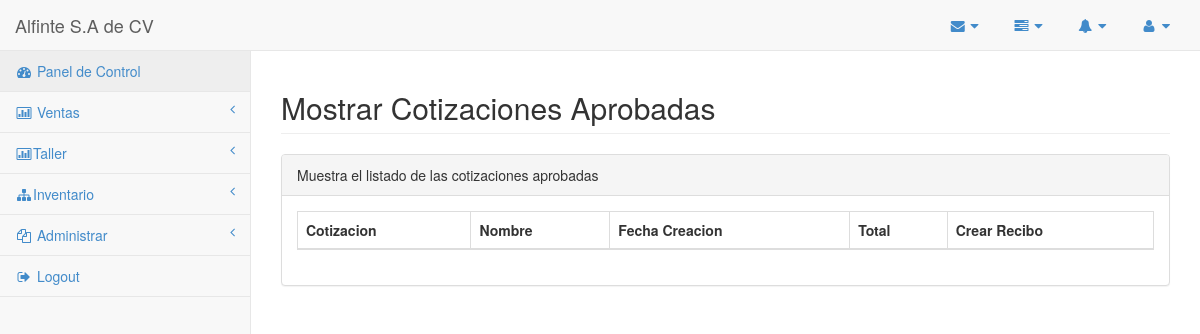
Page /ver_cotizaciones.php on the earlier database version.
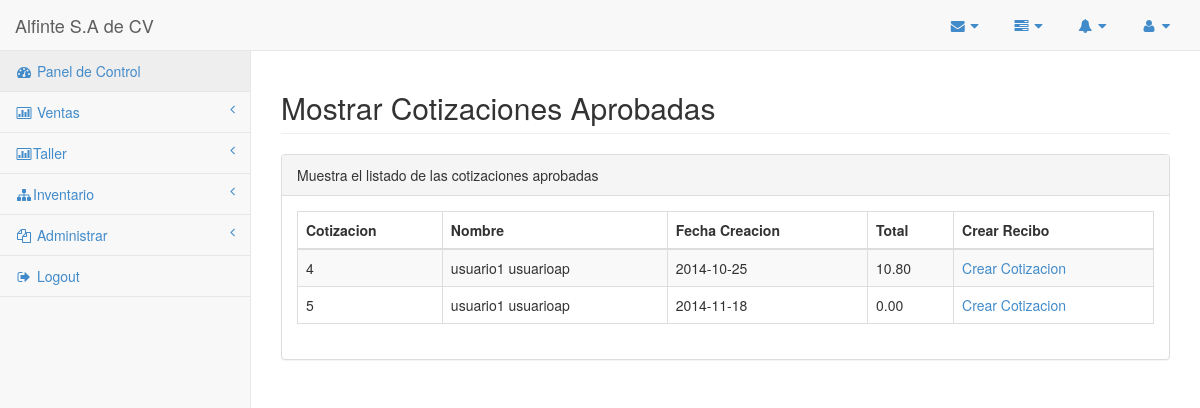
Same page on the later database version.
### tables this page shows
CREATE TABLE IF NOT EXISTS `cotizacion` (
  `id_cotizacion` int(11) NOT NULL,
  `resumen` text NOT NULL,
  `fecha_creacion` date NOT NULL,
  `monto_descuento` decimal(10,2) NOT NULL,
  `total` decimal(10,2) NOT NULL,
  `sub_total` decimal(10,2) NOT NULL,
  `porcentaje_anticipo` int(11) NOT NULL,
  `dia_validez` int(11) NOT NULL,
  `porcentaje_descuento` int(11) NOT NULL,
  `id_tiempo_entrega` int(11) NOT NULL,
  `id_cotizacion_estado` int(11) NOT NULL,
  `id_cita` int(11) NOT NULL,
  PRIMARY KEY (`id_cotizacion`)
);

### clases/cita.class.php (called while the page is built, shortened)
<?php
    class cita{
			public function ver_cotizaciones_aprobadas(){
        $query="Select cotizacion.id_cotizacion,
				cotizacion.fecha_creacion,
				concat(cita.nombre,' ',cita.apellido) as nombre,
				cotizacion.total
				from cotizacion,cita
				where cotizacion.id_cita=cita.id_cita
				and cita.id_estado=4";
        $rs=mysql_query($query);
        $array=array();
        while($fila=mysql_fetch_assoc($rs)){
          $array[]=$fila;
        }
             return $array;
        }
}
?>

### ver_cotizaciones.php (the view, shortened to what this page needs)
<?php
   if( true == false )  {
      header("Location: login.php");
   }  else  {
   $cit=new cita();
?>
<!DOCTYPE html>
<html lang="en">
<head>
    <link href="css/bootstrap.min.css" rel="stylesheet">
    <link href="css/plugins/metisMenu/metisMenu.min.css" rel="stylesheet">
    <link href="css/plugins/dataTables.bootstrap.css" rel="stylesheet">
    <link href="css/sb-admin-2.css" rel="stylesheet">
    <link href="font-awesome-4.1.0/css/font-awesome.min.css" rel="stylesheet" type="text/css">
</head>
<body>
    <div id="wrapper">
        <nav class="navbar navbar-default navbar-static-top" role="navigation" style="margin-bottom: 0">
            <div class="navbar-header">
                <a class="navbar-brand" href="index.html">Alfinte S.A de CV</a>
            </div>
            <ul class="nav navbar-top-links navbar-right">
                <li class="dropdown">
                    <a class="dropdown-toggle" data-toggle="dropdown" href="#">
                        <i class="fa fa-envelope fa-fw"></i>  <i class="fa fa-caret-down"></i>
                    </a>
                </li>
                <li class="dropdown">
                    <a class="dropdown-toggle" data-toggle="dropdown" href="#">
                        <i class="fa fa-tasks fa-fw"></i>  <i class="fa fa-caret-down"></i>
                    </a>
                </li>
                <li class="dropdown">
                    <a class="dropdown-toggle" data-toggle="dropdown" href="#">
                        <i class="fa fa-bell fa-fw"></i>  <i class="fa fa-caret-down"></i>
                    </a>
                </li>
                <li class="dropdown">
                    <a class="dropdown-toggle" data-toggle="dropdown" href="#">
                        <i class="fa fa-user fa-fw"></i>  <i class="fa fa-caret-down"></i>
                    </a>
                </li>
            </ul>
            <div class="navbar-default sidebar" role="navigation">
                <div class="sidebar-nav navbar-collapse">
                    <ul class="nav" id="side-menu">
                        <li>
                            <a class="active" href="index.php"><i class="fa fa-dashboard fa-fw"></i> Panel de Control</a>
                        </li>
                        <li>
                            <a href="index.php"><i class="fa fa-bar-chart-o fa-fw"></i> Ventas<span class="fa arrow"></span></a>
                        </li>
						<li>
                            <a href="index.php"><i class="fa fa-bar-chart-o fa-fw"></i>Taller<span class="fa arrow"></span></a>
                        </li>
                        <li>
                            <a href="index.php"><i class="fa fa-sitemap fa-fw"></i>Inventario<span class="fa arrow"></span></a>
                        </li>
                        <li>
                            <a href="index.php"><i class="fa fa-files-o fa-fw"></i> Administrar<span class="fa arrow"></span></a>
                        </li>
						 <li><a href="logout.php"><i class="fa fa-sign-out fa-fw"></i> Logout</a>
                        </li>
                    </ul>
                </div>
            </div>
		</nav>
        <div id="page-wrapper">
            <div class="row">
                <div class="col-lg-12">
                    <h2 class="page-header">Mostrar Cotizaciones Aprobadas</h2>
                </div>
            </div>
            <div class="row">
                <div class="col-lg-12">
                    <div class="panel panel-default">
                        <div class="panel-heading">
                            Muestra el listado de las cotizaciones aprobadas
                        </div>
                        <div class="panel-body">
                            <div class="table-responsive">
                                <table class="table table-striped table-bordered table-hover" id="dataTables-example">
                                    <thead>
                                        <tr>
                                            <th>Cotizacion</th>
											<th>Nombre</th>
											<th>Fecha Creacion</th>
                                            <th>Total</th>
											<th>Crear Recibo</th>
                                        </tr>
                                    </thead>
                                    <tbody>
									<?php
									$rcitas=$cit->ver_cotizaciones_aprobadas();
									foreach($rcitas as $ci){
									$i = $ci['id_cotizacion'];
									echo "
										<tr>
											<td><div id='id_cotizacion$i'>{$ci['id_cotizacion']}</div></td>
											<td>{$ci['nombre']}</td>
											<td>{$ci['fecha_creacion']}</td>
											<td>{$ci['total']}</td>
											<td><a href='recibo.php?id_cotizacion=$i'>Crear Cotizacion</a></td>
										</tr>";
									}
									?>
                                    </tbody>
                                </table>
                            </div>
                        </div>
                    </div>
                </div>
            </div>
        </div>
    </div>
</body>
</html>
<?php
};
?>

### css/sb-admin-2.css (style rules this page uses)
body { background-color: #f8f8f8; }
#wrapper { width: 100%; }
#page-wrapper { padding: 0 15px; min-height: 568px; background-color: #fff; }
@media (min-width:768px) { #page-wrapper { position: inherit; margin: 0 0 0 250px; padding: 0 30px; border-left: 1px solid #e7e7e7; } }
.navbar-top-links li { display: inline-block; }
.navbar-top-links li:last-child { margin-right: 15px; }
.navbar-top-links li a { padding: 15px; min-height: 50px; }
.sidebar .sidebar-nav.navbar-collapse { padding-right: 0; padding-left: 0; }
.sidebar ul li { border-bottom: 1px solid #e7e7e7; }
.sidebar ul li a.active { background-color: #eee; }
.sidebar .arrow { float: right; }
.sidebar .fa.arrow:before { content: "\f104"; }
@media (min-width:768px) { .sidebar { z-index: 1; position: absolute; width: 250px; margin-top: 51px; } }

Differences in the rows shown:
added cotizacion: id_cotizacion "4", nombre "usuario1 usuarioap", fecha_creacion "2014-10-25", total "10.80"
added cotizacion: id_cotizacion "5", nombre "usuario1 usuarioap", fecha_creacion "2014-11-18", total "0.00"
